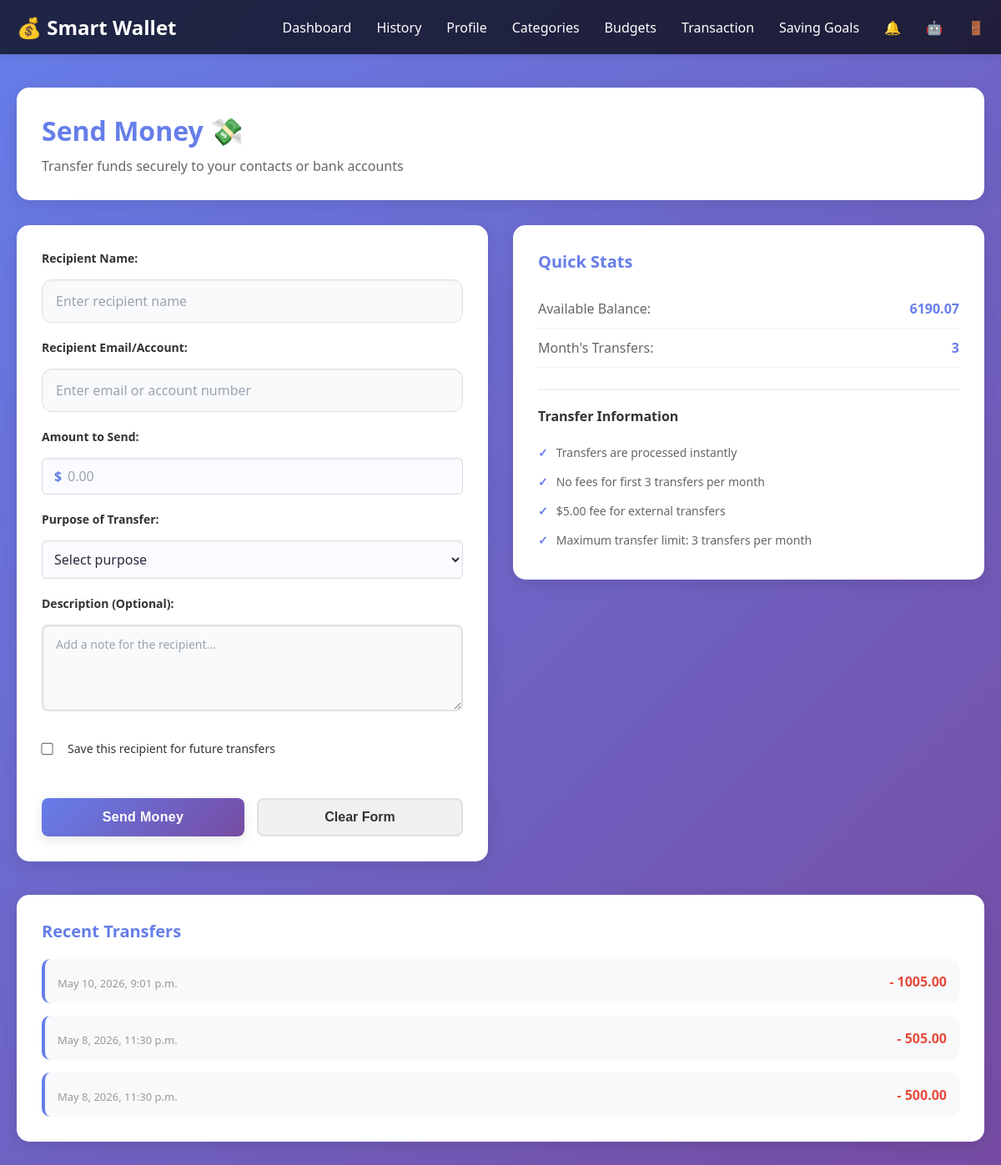
Before: /transaction/send/ (signed in) with the older database file.
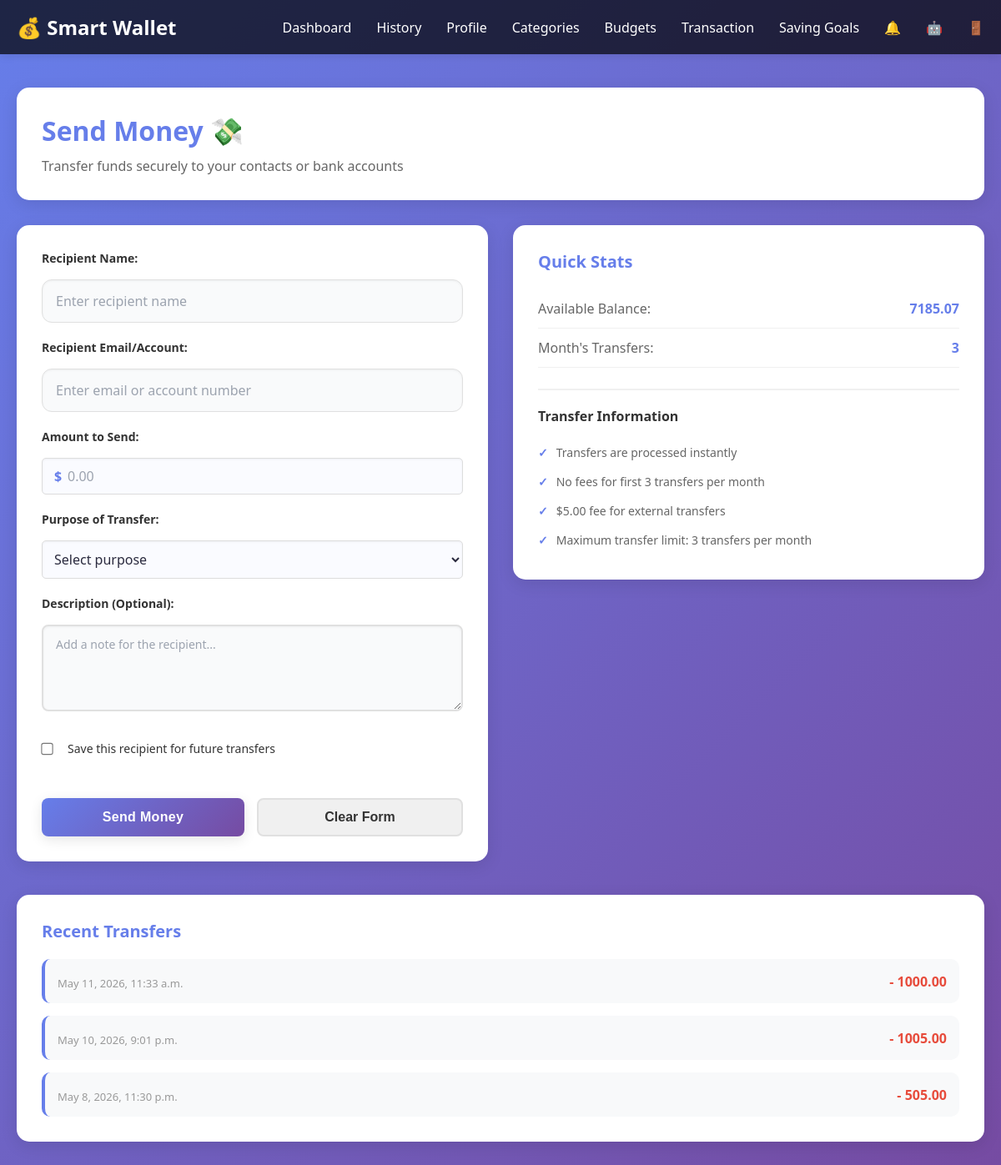
After: the same page with the newer database file.
### user/models.py (models this page shows, shortened)
class Wallet(models.Model):
    user = models.OneToOneField(
        settings.AUTH_USER_MODEL,
        on_delete=models.CASCADE,
        related_name='wallet'
    )
    total_balance = models.DecimalField(
        max_digits=12,
        decimal_places=2,
        default=0
    )
    total_income = models.DecimalField(
        max_digits=12,
        decimal_places=2,
        default=0
    )
    total_expense = models.DecimalField(
        max_digits=12,
        decimal_places=2,
        default=0
    )
    send_limit = models.PositiveBigIntegerField(default=3)

### transactions/models.py (models this page shows, shortened)
class Transaction(models.Model):
    TYPE_CHOICES = [
        ('income' , 'Income'),
        ('expense', 'Expense'),
        ('saving' , 'Saving'),
        ('send'   , 'Sending')
    ]
    reciever = models.ForeignKey('user.Wallet',
        on_delete=models.CASCADE,
        null = True,
        blank = True)
    fee = models.DecimalField(max_digits=10,decimal_places=2,default=0)
    wallet = models.ForeignKey('user.Wallet', on_delete=models.CASCADE, related_name='transactions')
    amount = models.DecimalField(max_digits=10, decimal_places=2)
    type = models.CharField(max_length=10, choices=TYPE_CHOICES)
    date = models.DateTimeField(auto_now_add=True)
    description = models.TextField(null=True, blank=True)
    budget = models.ForeignKey(
    'Budget',
    on_delete=models.CASCADE,
    related_name='transactions',
    null=True,
    blank=True
    )
    saving_goals = models.ForeignKey('SavingGoals'
        ,on_delete=models.CASCADE
        ,related_name='transactions'
        ,null=True
        ,blank=True)

### transactions/views.py (the view, shortened to what this page needs)
@login_required
def view_send(request):
    user = _get_current_user(request)
    if not user:
        return redirect('login')
    try:
        wallet = user.wallet
    except user_models.Wallet.DoesNotExist:
        return redirect('login')
    context = {'user': user, 'wallet': wallet}
    context['sends'] = trans_models.Transaction.objects.filter(wallet=wallet, type='send').order_by('-date')[:3]
    return render(request, 'send_money.html', context)

### transactions/views.py (called while the page is built)
@login_required
def _get_current_user(request):
    user = request.user if request.user.is_authenticated else None
    if not user:
        user_id = request.session.get('user_id')
        if user_id:
            user = User.objects.filter(id=user_id).first()
    return user

### templates/send_money.html (shortened to what the changed rows need)
<!DOCTYPE html>
{% load static %}
<html lang="en">
<head>
    <link rel="stylesheet" href="{% static 'css/style.css' %}">
    <link rel="stylesheet" href="{% static 'css/send_money.css' %}">
</head>
<body id="send-money-body">
    <div class="container" id="send-money-container">
        <div class="welcome-section">
            <h1>Send Money 💸</h1>
        </div>
        <div class="send-money-wrapper">
            <div class="send-info-card">
                <div class="stats-item">
                    <span class="stats-label">Available Balance:</span>
                    <span class="stats-value">{{wallet.total_balance}}</span>
                </div>
            </div>
        </div>
        <div id="recentTransfers" class="recent-transfers-section">
            <div class="transfers-list">
                {% for send in sends %}
                <div class="transfer-item">
                    <div class="transfer-info">
                        <div class="transfer-date">{{ send.date }}</div>
                    </div>
                    <div class="transfer-amount">- {{ send.amount }}</div>
                </div>
                {% endfor %}
            </div>
        </div>
    </div>
</body>
</html>

Changed rows visible on the page:
no longer on this page (row unchanged): Transaction: date "May 8, 2026, 11:30 p.m.", amount "500.00"
changed Wallet: total_balance "6190.07" → "7185.07"
added Transaction: date "May 11, 2026, 11:33 a.m.", amount "1000.00"
